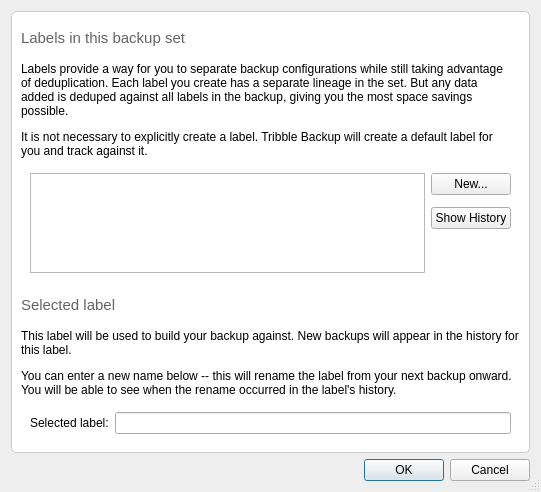
<?xml version="1.0" encoding="UTF-8"?>
<ui version="4.0">
 <class>ManageLabelsDlg</class>
 <widget class="QDialog" name="ManageLabelsDlg">
  <property name="windowModality">
   <enum>Qt::NonModal</enum>
  </property>
  <property name="geometry">
   <rect>
    <x>0</x>
    <y>0</y>
    <width>541</width>
    <height>492</height>
   </rect>
  </property>
  <property name="sizePolicy">
   <sizepolicy hsizetype="Fixed" vsizetype="Fixed">
    <horstretch>0</horstretch>
    <verstretch>0</verstretch>
   </sizepolicy>
  </property>
  <property name="maximumSize">
   <size>
    <width>16777215</width>
    <height>574</height>
   </size>
  </property>
  <property name="windowTitle">
   <string>Manage Labels</string>
  </property>
  <property name="windowIcon">
   <iconset resource="Graphics.qrc">
    <normaloff>:/icons/graphics/label-icon.png</normaloff>:/icons/graphics/label-icon.png</iconset>
  </property>
  <property name="styleSheet">
   <string notr="true">#ManageLabelsDlg {
  background-color: #eeeeee;
}</string>
  </property>
  <property name="sizeGripEnabled">
   <bool>true</bool>
  </property>
  <property name="modal">
   <bool>true</bool>
  </property>
  <layout class="QVBoxLayout" name="verticalLayout">
   <item>
    <widget class="QFrame" name="frame">
     <property name="sizePolicy">
      <sizepolicy hsizetype="Expanding" vsizetype="Expanding">
       <horstretch>0</horstretch>
       <verstretch>0</verstretch>
      </sizepolicy>
     </property>
     <property name="styleSheet">
      <string notr="true">#frame {
  border: 1px solid #cccccc;
  border-radius: 5px;
  background-color: white;
}</string>
     </property>
     <property name="frameShape">
      <enum>QFrame::StyledPanel</enum>
     </property>
     <property name="frameShadow">
      <enum>QFrame::Raised</enum>
     </property>
     <property name="lineWidth">
      <number>2</number>
     </property>
     <layout class="QVBoxLayout" name="verticalLayout_3">
      <item>
       <widget class="QLabel" name="label">
        <property name="text">
         <string>&lt;html&gt;&lt;head/&gt;&lt;body&gt;&lt;p&gt;&lt;span style=&quot; font-size:11pt; color:#646464;&quot;&gt;Labels in this backup set&lt;/span&gt;&lt;/p&gt;&lt;/body&gt;&lt;/html&gt;</string>
        </property>
       </widget>
      </item>
      <item>
       <widget class="QFrame" name="frame_2">
        <property name="frameShape">
         <enum>QFrame::NoFrame</enum>
        </property>
        <property name="frameShadow">
         <enum>QFrame::Raised</enum>
        </property>
        <layout class="QHBoxLayout" name="horizontalLayout">
         <property name="sizeConstraint">
          <enum>QLayout::SetDefaultConstraint</enum>
         </property>
         <property name="margin">
          <number>0</number>
         </property>
         <item>
          <widget class="QLabel" name="label_4">
           <property name="sizePolicy">
            <sizepolicy hsizetype="Preferred" vsizetype="Fixed">
             <horstretch>0</horstretch>
             <verstretch>0</verstretch>
            </sizepolicy>
           </property>
           <property name="text">
            <string>&lt;html&gt;&lt;head/&gt;&lt;body&gt;&lt;p&gt;Labels provide a way for you to separate backup configurations while still taking advantage of deduplication. Each label you create has a separate lineage in the set. But any data added is deduped against all labels in the backup, giving you the most space savings possible.&lt;/p&gt;&lt;p&gt;It is not necessary to explicitly create a label. Tribble Backup will create a default label for you and track against it.&lt;/p&gt;&lt;/body&gt;&lt;/html&gt;</string>
           </property>
           <property name="alignment">
            <set>Qt::AlignLeading|Qt::AlignLeft|Qt::AlignTop</set>
           </property>
           <property name="wordWrap">
            <bool>true</bool>
           </property>
          </widget>
         </item>
         <item>
          <widget class="QLabel" name="label_6">
           <property name="sizePolicy">
            <sizepolicy hsizetype="Fixed" vsizetype="Preferred">
             <horstretch>0</horstretch>
             <verstretch>0</verstretch>
            </sizepolicy>
           </property>
           <property name="text">
            <string/>
           </property>
           <property name="pixmap">
            <pixmap resource="Graphics.qrc">:/icons/graphics/label-icon.png</pixmap>
           </property>
           <property name="alignment">
            <set>Qt::AlignLeading|Qt::AlignLeft|Qt::AlignTop</set>
           </property>
          </widget>
         </item>
        </layout>
       </widget>
      </item>
      <item>
       <widget class="QFrame" name="frame_4">
        <property name="sizePolicy">
         <sizepolicy hsizetype="Preferred" vsizetype="Fixed">
          <horstretch>0</horstretch>
          <verstretch>0</verstretch>
         </sizepolicy>
        </property>
        <property name="frameShape">
         <enum>QFrame::NoFrame</enum>
        </property>
        <property name="frameShadow">
         <enum>QFrame::Raised</enum>
        </property>
        <layout class="QHBoxLayout" name="horizontalLayout_2">
         <item>
          <widget class="QListWidget" name="label_list">
           <property name="sizePolicy">
            <sizepolicy hsizetype="Expanding" vsizetype="Preferred">
             <horstretch>0</horstretch>
             <verstretch>0</verstretch>
            </sizepolicy>
           </property>
           <property name="maximumSize">
            <size>
             <width>16777215</width>
             <height>100</height>
            </size>
           </property>
          </widget>
         </item>
         <item>
          <widget class="QFrame" name="frame_3">
           <property name="sizePolicy">
            <sizepolicy hsizetype="Preferred" vsizetype="Expanding">
             <horstretch>0</horstretch>
             <verstretch>0</verstretch>
            </sizepolicy>
           </property>
           <property name="frameShape">
            <enum>QFrame::NoFrame</enum>
           </property>
           <property name="frameShadow">
            <enum>QFrame::Raised</enum>
           </property>
           <layout class="QVBoxLayout" name="verticalLayout_2">
            <property name="spacing">
             <number>12</number>
            </property>
            <property name="margin">
             <number>0</number>
            </property>
            <item>
             <widget class="QPushButton" name="new_label_button">
              <property name="text">
               <string>New...</string>
              </property>
              <property name="flat">
               <bool>false</bool>
              </property>
             </widget>
            </item>
            <item>
             <widget class="QPushButton" name="history_button">
              <property name="text">
               <string>Show History</string>
              </property>
             </widget>
            </item>
            <item>
             <spacer name="verticalSpacer">
              <property name="orientation">
               <enum>Qt::Vertical</enum>
              </property>
              <property name="sizeHint" stdset="0">
               <size>
                <width>20</width>
                <height>40</height>
               </size>
              </property>
             </spacer>
            </item>
           </layout>
          </widget>
         </item>
        </layout>
       </widget>
      </item>
      <item>
       <widget class="QLabel" name="label_2">
        <property name="text">
         <string>&lt;html&gt;&lt;head/&gt;&lt;body&gt;&lt;p&gt;&lt;span style=&quot; font-size:11pt; color:#646464;&quot;&gt;Selected label&lt;/span&gt;&lt;/p&gt;&lt;/body&gt;&lt;/html&gt;</string>
        </property>
       </widget>
      </item>
      <item>
       <widget class="QLabel" name="label_3">
        <property name="text">
         <string>&lt;html&gt;&lt;head/&gt;&lt;body&gt;&lt;p&gt;This label will be used to build your backup against. New backups will appear in the history for this label.&lt;/p&gt;&lt;p&gt;You can enter a new name below -- this will rename the label from your next backup onward. You will be able to see when the rename occurred in the label's history.&lt;/p&gt;&lt;/body&gt;&lt;/html&gt;</string>
        </property>
        <property name="wordWrap">
         <bool>true</bool>
        </property>
       </widget>
      </item>
      <item>
       <widget class="QFrame" name="frame_5">
        <property name="frameShape">
         <enum>QFrame::NoFrame</enum>
        </property>
        <property name="frameShadow">
         <enum>QFrame::Raised</enum>
        </property>
        <layout class="QHBoxLayout" name="horizontalLayout_3">
         <item>
          <widget class="QLabel" name="label_5">
           <property name="text">
            <string>Selected label:</string>
           </property>
          </widget>
         </item>
         <item>
          <widget class="QLineEdit" name="selected_label_name"/>
         </item>
        </layout>
       </widget>
      </item>
     </layout>
     <zorder>label</zorder>
     <zorder>label_2</zorder>
     <zorder>label_3</zorder>
     <zorder>frame_2</zorder>
     <zorder>frame_4</zorder>
     <zorder>frame_5</zorder>
    </widget>
   </item>
   <item>
    <widget class="QDialogButtonBox" name="buttonBox">
     <property name="orientation">
      <enum>Qt::Horizontal</enum>
     </property>
     <property name="standardButtons">
      <set>QDialogButtonBox::Cancel|QDialogButtonBox::Ok</set>
     </property>
    </widget>
   </item>
  </layout>
 </widget>
 <resources>
  <include location="Graphics.qrc"/>
 </resources>
 <connections>
  <connection>
   <sender>buttonBox</sender>
   <signal>accepted()</signal>
   <receiver>ManageLabelsDlg</receiver>
   <slot>accept()</slot>
   <hints>
    <hint type="sourcelabel">
     <x>248</x>
     <y>254</y>
    </hint>
    <hint type="destinationlabel">
     <x>157</x>
     <y>274</y>
    </hint>
   </hints>
  </connection>
  <connection>
   <sender>buttonBox</sender>
   <signal>rejected()</signal>
   <receiver>ManageLabelsDlg</receiver>
   <slot>reject()</slot>
   <hints>
    <hint type="sourcelabel">
     <x>316</x>
     <y>260</y>
    </hint>
    <hint type="destinationlabel">
     <x>286</x>
     <y>274</y>
    </hint>
   </hints>
  </connection>
  <connection>
   <sender>label_list</sender>
   <signal>currentTextChanged(QString)</signal>
   <receiver>selected_label_name</receiver>
   <slot>setText(QString)</slot>
   <hints>
    <hint type="sourcelabel">
     <x>228</x>
     <y>244</y>
    </hint>
    <hint type="destinationlabel">
     <x>308</x>
     <y>456</y>
    </hint>
   </hints>
  </connection>
 </connections>
</ui>
